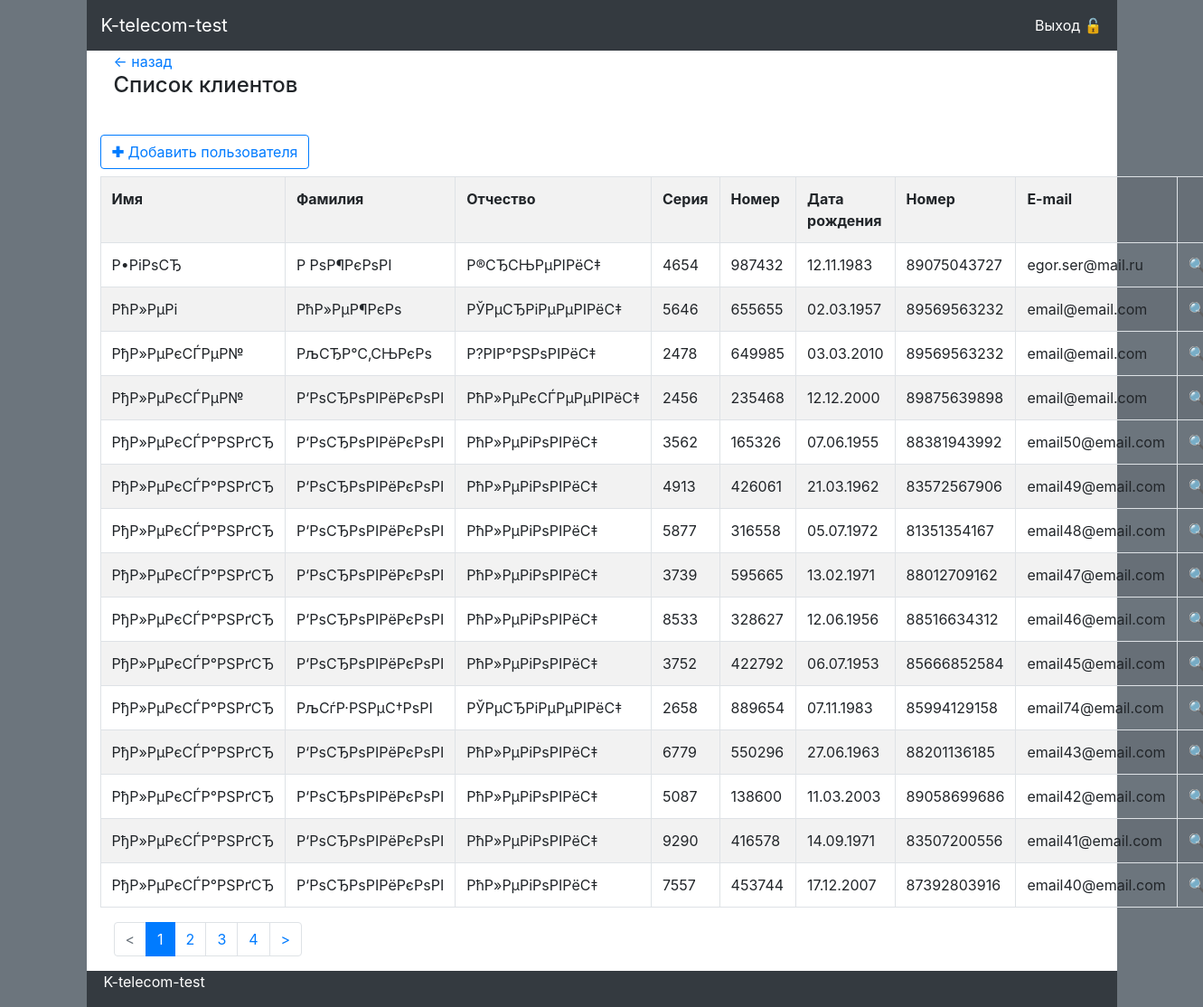
The app's page /cabinet/client (signed in) with its own data.
### tables this page shows
CREATE TABLE `clients` (
  `id` int(11) NOT NULL,
  `name` text NOT NULL,
  `surname` text NOT NULL,
  `middle_name` text NOT NULL,
  `passport_series` varchar(255) NOT NULL,
  `passport_number` varchar(255) NOT NULL,
  `birth_date` date NOT NULL,
  `phone` varchar(255) NOT NULL,
  `email` varchar(255) NOT NULL,
  `dtc` datetime NOT NULL DEFAULT current_timestamp(),
  `dtu` datetime NOT NULL DEFAULT current_timestamp()
);

### controllers/CabinetClientController.php (called while the page is built, shortened)
<?php
    class CabinetClientController
    {
        public function actionIndex($pageId = 1)
        {
            $limit       = 15;
            $clientsList = Client::getClientsList($pageId, $limit);
            $total       = Client::getTotalRecordsInDb();
            $Pagination  = new Pagination($pageId, $limit, '/cabinet/client/page-', 10,$total);
            $pagination  = $Pagination->getHtml();
            require_once ROOT. '/views/cabinetClient/index.php';
            return true;
        }
    }
?>

### components/Router.php (called while the page is built, shortened)
<?php
    class Router
    {
        private $routes;
        public function __construct()
        {
            $routesPath   = ROOT. '/config/routes.php';
            $this->routes = include ($routesPath);
        }
        public function run()
        {
            $uri = $this->getURI();
            $controller       = $this->checkUriRequest($uri);
            $controllerAction = $controller['action'];
            $controllerObject = new $controllerName();
            $result = call_user_func_array(array($controllerObject, $controllerAction), $controller['params']);
        }
        private function checkUriRequest($uri)
        {
            $controller = [];
            foreach($this->routes as $uriPattern => $path)
            {
                $uri = trim($uri, '/');
                if (preg_match("~^$uriPattern$~", $uri))
                {
                    $internalRoute = trim(preg_replace("~^$uriPattern$~", $path, $uri), '/');
                    $segments      = explode('/', $internalRoute);
                    $controller['name']   = ucfirst(array_shift($segments) . 'Controller');
                    $controller['action'] = 'action' . ucfirst(array_shift($segments));
                    $controller['params'] = $segments;
                    return $controller;
                }
            }
            $controller['name']   = 'NotFoundController';
            $controller['action'] = 'actionNotFound';
            $controller['params'] = [];
            return $controller;
        }
        private function getURI()
        {
            if(!empty($_SERVER['REQUEST_URI']))
            {
                return trim($_SERVER['REQUEST_URI']);
            }
        }
    }
?>

### index.php (called while the page is built, shortened)
<?php
    require_once ROOT. '/components/Autoload.php';
    $router = new Router();
    $router->run();
?>

### components/Autoload.php (called while the page is built, shortened)
<?php
    function autoload($class_name)
    {
        $array_path = [
            '/models/',
            '/components/',
        ];
        foreach($array_path as $path)
        {
            $path = ROOT. $path . $class_name . '.php';
        }
    }
?>

### models/Client.php (called while the page is built, shortened)
<?php
    class Client
    {
        public static function getClientsList($pageId, $count = self::SHOW_BY_DEFAULT)
        {
            $id = ($pageId - 1) * $count;
            $valuesArray = [
                'count'       => $count,
                'id'          => $id,
            ];
            $sql = "SELECT * FROM clients ORDER BY id DESC LIMIT :count OFFSET :id";
            $clientsList = DB::select_from($sql, $valuesArray, true);
            return $clientsList;
        }
        public static function getTotalRecordsInDb()
        {
            $sql = "SELECT COUNT(*) FROM clients";
            $total = DB::select_from($sql)['COUNT(*)'];
            return $total;
        }
    }
?>

### components/DB.php (called while the page is built, shortened)
<?php
    class DB
    {
        private static $connectDB;
        public static function getConnection()
        {
            $db = include(ROOT.'/config/db-params.php');
            $host    = $db['host'];
            $user    = $db['user'];
            $pass    = $db['pass'];
            $dbName  = $db['dbName'];
            $charset = $db['charset'];
            $dsn = "mysql:host=$host;dbname=$dbName;charset=$charset";
            $opt =
            [
                PDO::ATTR_ERRMODE            => PDO::ERRMODE_EXCEPTION,
                PDO::ATTR_DEFAULT_FETCH_MODE => PDO::FETCH_ASSOC,
                PDO::ATTR_EMULATE_PREPARES   => false,
            ];
            if(self::$connectDB == false)
            {
                try
                {
                    self::$connectDB = new PDO($dsn, $user, $pass, $opt);
                }
                catch (PDOException $e)
                {
                    error_log($e->getMessage() . PHP_EOL, 3, ROOT. '/logs/db_error.log');
                    die();
                }
            }
            return self::$connectDB;
        }
        public static function select_from($sql, $valuesArray = [], $list = false)
        {
            $resultArray = [];
            $db = self::getConnection();
            $result = $db->prepare($sql);
            $result->execute($valuesArray);
            $i = 0;
            foreach ($result as $row)
            {
                foreach ($row as $key => $item)
                {
                    $resultArray[$i][$key] = $item;
                }
                $i++;
            }
            if(count($resultArray) == 1 && $list == false)
            {
                return $resultArray[0];
            }
            return $resultArray;
        }
    }
?>

### views/cabinetClient/table.php (the view, shortened to what this page needs)
<?php if(isset($clientsList)): ?>
    <table class="table-bordered table-striped table">
        <tr>
            <th>Имя</th>
            <th>Фамилия</th>
            <th>Отчество</th>
            <th>Серия</th>
            <th>Номер</th>
            <th>Дата рождения</th>
            <th>Номер</th>
            <th>E-mail</th>
            <th></th>
        </tr>
        <?php foreach ($clientsList as $client): ?>
            <tr>
                <td><?php echo mb_convert_encoding($client['name'],'UTF-8',  'cp1251');?></td>
                <td><?php echo mb_convert_encoding($client['surname'],'UTF-8',  'cp1251');?></td>
                <td><?php echo mb_convert_encoding($client['middle_name'],'UTF-8',  'cp1251');?></td>
                <td><?php echo $client['passport_series']; ?></td>
                <td><?php echo $client['passport_number'];?></td>
                <td><?php echo date('d.m.Y',strtotime($client['birth_date']));?></td>
                <td><?php echo $client['phone'];?></td>
                <td><?php echo $client['email'];?></td>
                <td><a href="/cabinet/client/view/<?php echo $client['id'];?>" title="Просмотреть">&#128269;</a></td>
            </tr>
        <?php endforeach; ?>
    </table>
    <div class="col-sm-3"> <?php echo $pagination; ?> </div>
<?php endif; ?>

### components/Pagination.php (shortened to what this page needs)
<?php
    class Pagination
    {
        public function __construct($currentPage, $limit, $path, $numDisplayedLinks, $total)
        {
            $this->total             = $total;
            $this->currentPage       = $currentPage;
            $this->limit             = $limit;
            $this->path              = $path;
            $this->numDisplayedLinks = $numDisplayedLinks;
        }
        public function getHtml()
        {
            $path = "$this->path";
            $numPages = $this->countNumOfPages();
            $prevArrow = $this->generateArrow( 1,$this->currentPage - 1, "<", $path);
            $nextArrow = $this->generateArrow($numPages,   $this->currentPage + 1, ">", $path);
            $arrows = [
                'prev' => $prevArrow,
                'next' => $nextArrow,
            ];
            $displayedLinks = $this->countDisplayedLinks($this->numDisplayedLinks, $numPages, $this->currentPage);
            $generatedHtml  = $this->generateHtml($arrows, $displayedLinks, $path, $numPages);
            return $generatedHtml;
        }
        private function generateHtml($arrows, $displayedLinks, $path, $numPages)
        {
            $generatedHtml  = "<nav aria-label=\"Page navigation\">
                                <ul class=\"pagination\">";
            $generatedHtml .= $arrows['prev'];
            for($i = $displayedLinks['first']; $i <= $displayedLinks['last']; $i++)
            {
                if($this->currentPage == $i)
                {
                    $generatedHtml .= "<li class=\"page-item active\" class=\"\">
                                        <a class=\"page-link\" href=\"$path"."$i\">$i</a>
                                       </li>";
                }
                else
                {
                    $generatedHtml .= "<li class=\"page-item\" class=\"\">
                                        <a class=\"page-link\" href=\"$path"."$i\">$i</a>
                                       </li>";
                }
            }
            $generatedHtml .= $arrows['next'];
            $generatedHtml .= "</ul></nav>";
            return $generatedHtml;
        }
        private function countDisplayedLinks($numOfDisplayedLinks, $numPages, $currentLink)
        {
            $allDisplayedLinks = ceil($numPages/($numOfDisplayedLinks));
            $currentSection    = ceil($currentLink/($numOfDisplayedLinks));
            for($i = 1; $i <= $allDisplayedLinks; $i++)
            {
                if($currentSection == $i && $currentSection <= $allDisplayedLinks)
                {
                    $currentLinks       = $i;
                    $firstDisplayedLink = ($i - 1)*$numOfDisplayedLinks + 1;
                    $lastDisplayedLink  = $i*$numOfDisplayedLinks;
                    if($currentLinks == 1)
                    {
                        $firstDisplayedLink = 1;
                        $lastDisplayedLink  = ($lastDisplayedLink >= $numPages )? $numPages: $lastDisplayedLink;
                    }
                    if($currentLinks == $allDisplayedLinks)
                    {
                        $firstDisplayedLink = ($firstDisplayedLink <= 1 )? 1: $firstDisplayedLink;
                        $lastDisplayedLink  = $numPages;
                    }
                    return array(
                        'first' => $firstDisplayedLink,
                        'last'  => $lastDisplayedLink,
                    );
                }
            }
        }
        private  function generateArrow($firstOrLastPage, $prevOrNextPage, $char, $path)
        {
            $arrow = "";
            if ($this->currentPage != $firstOrLastPage && $this->total != 0)
            {
                $arrow = "<li class=\"page-item\">
                            <a class=\"page-link\" href=\"$path" . "$prevOrNextPage\"> $char </a>
                          </li>";
            }
            else
            {
                $arrow = "<li class=\"page-item disabled\">
                            <a class=\"page-link\" href=\"$path" . "$prevOrNextPage\"> $char </a>
                          </li>";
            }
            return $arrow;
        }
        private function countNumOfPages()
        {
            return ceil($this->total/$this->limit);
        }
    }
?>

### views/layouts/header.php (shortened to what this page needs)
<!DOCTYPE html>
<html lang="en">
<head>
    <link rel="stylesheet" href="/template/css/bootstrap.css">
</head>
<body class="Site bg-secondary">
    <nav class="navbar navbar-expand-lg navbar-dark bg-dark container">
        <a href="/" class="navbar-brand">K-telecom-test</a>
        <?php if(isset($_SESSION['user'])):?>
            <div class="form-inline"><a href="/logout" class="text-white">Выход &#128275;</a></div>
        <?php endif; ?>
    </nav>
    <main class="Site-content container bg-white">

### views/cabinetClient/index.php (shortened to what this page needs)
<?php require_once ROOT. '/views/layouts/header.php'; ?>
    <div class="container">
        <a href="/cabinet">&larr; назад</a>
        <br>
        <h4>Список клиентов</h4>
        <div class="row">
            <div class="col-sm-12">
            </div>
            <br>
            <div class="pt-2 pb-2">
                <a href="/cabinet/client/create" class="btn btn-outline-primary">
                    <b>&#10010;</b> Добавить пользователя
                </a>
            </div>
            <br>
            <?php require_once ROOT. '/views/cabinetClient/table.php'; ?>
        </div>
    </div>
<?php require_once ROOT. '/views/layouts/footer.php'; ?>

### views/layouts/footer.php (shortened to what this page needs)
    </main>
    <footer class="bg-dark container">
        <p class="text-white pl-1">K-telecom-test</p>
    </footer>
</body>
</html>

### views/layouts/header.php (style rules this page uses)
.Site { display: flex; min-height: 100vh; flex-direction: column; }
.Site-content { flex: 1; }

### records on screen
clients: name "Р•РіРѕСЂ", surname "Р РѕР¶РєРѕРІ", middle_name "Р®СЂСЊРµРІРёС‡", passport_series "4654", passport_number "987432", birth_date "12.11.1983", phone "89075043727", email "egor.ser@mail.ru"
clients: name "РћР»РµРі", surname "РћР»РµР¶РєРѕ", middle_name "РЎРµСЂРіРµРµРІРёС‡", passport_series "5646", passport_number "655655", birth_date "02.03.1957", phone "89569563232", email "email@email.com"
clients: name "РђР»РµРєСЃРµР№", surname "РљСЂР°С‚СЊРєРѕ", middle_name "Р?РІР°РЅРѕРІРёС‡", passport_series "2478", passport_number "649985", birth_date "03.03.2010", phone "89569563232", email "email@email.com"
clients: name "РђР»РµРєСЃРµР№", surname "Р‘РѕСЂРѕРІРёРєРѕРІ", middle_name "РћР»РµРєСЃРµРµРІРёС‡", passport_series "2456", passport_number "235468", birth_date "12.12.2000", phone "89875639898", email "email@email.com"
clients: name "РђР»РµРєСЃР°РЅРґСЂ", surname "Р‘РѕСЂРѕРІРёРєРѕРІ", middle_name "РћР»РµРіРѕРІРёС‡", passport_series "3562", passport_number "165326", birth_date "07.06.1955", phone "88381943992", email "email50@email.com"
clients: name "РђР»РµРєСЃР°РЅРґСЂ", surname "Р‘РѕСЂРѕРІРёРєРѕРІ", middle_name "РћР»РµРіРѕРІРёС‡", passport_series "4913", passport_number "426061", birth_date "21.03.1962", phone "83572567906", email "email49@email.com"
clients: name "РђР»РµРєСЃР°РЅРґСЂ", surname "Р‘РѕСЂРѕРІРёРєРѕРІ", middle_name "РћР»РµРіРѕРІРёС‡", passport_series "5877", passport_number "316558", birth_date "05.07.1972", phone "81351354167", email "email48@email.com"
clients: name "РђР»РµРєСЃР°РЅРґСЂ", surname "Р‘РѕСЂРѕРІРёРєРѕРІ", middle_name "РћР»РµРіРѕРІРёС‡", passport_series "3739", passport_number "595665", birth_date "13.02.1971", phone "88012709162", email "email47@email.com"
clients: name "РђР»РµРєСЃР°РЅРґСЂ", surname "Р‘РѕСЂРѕРІРёРєРѕРІ", middle_name "РћР»РµРіРѕРІРёС‡", passport_series "8533", passport_number "328627", birth_date "12.06.1956", phone "88516634312", email "email46@email.com"
clients: name "РђР»РµРєСЃР°РЅРґСЂ", surname "Р‘РѕСЂРѕРІРёРєРѕРІ", middle_name "РћР»РµРіРѕРІРёС‡", passport_series "3752", passport_number "422792", birth_date "06.07.1953", phone "85666852584", email "email45@email.com"
clients: name "РђР»РµРєСЃР°РЅРґСЂ", surname "РљСѓР·РЅРµС†РѕРІ", middle_name "РЎРµСЂРіРµРµРІРёС‡", passport_series "2658", passport_number "889654", birth_date "07.11.1983", phone "85994129158", email "email74@email.com"
clients: name "РђР»РµРєСЃР°РЅРґСЂ", surname "Р‘РѕСЂРѕРІРёРєРѕРІ", middle_name "РћР»РµРіРѕРІРёС‡", passport_series "6779", passport_number "550296", birth_date "27.06.1963", phone "88201136185", email "email43@email.com"
clients: name "РђР»РµРєСЃР°РЅРґСЂ", surname "Р‘РѕСЂРѕРІРёРєРѕРІ", middle_name "РћР»РµРіРѕРІРёС‡", passport_series "5087", passport_number "138600", birth_date "11.03.2003", phone "89058699686", email "email42@email.com"
clients: name "РђР»РµРєСЃР°РЅРґСЂ", surname "Р‘РѕСЂРѕРІРёРєРѕРІ", middle_name "РћР»РµРіРѕРІРёС‡", passport_series "9290", passport_number "416578", birth_date "14.09.1971", phone "83507200556", email "email41@email.com"
clients: name "РђР»РµРєСЃР°РЅРґСЂ", surname "Р‘РѕСЂРѕРІРёРєРѕРІ", middle_name "РћР»РµРіРѕРІРёС‡", passport_series "7557", passport_number "453744", birth_date "17.12.2007", phone "87392803916", email "email40@email.com"

### other values on screen
$char "<"
$char ">"
